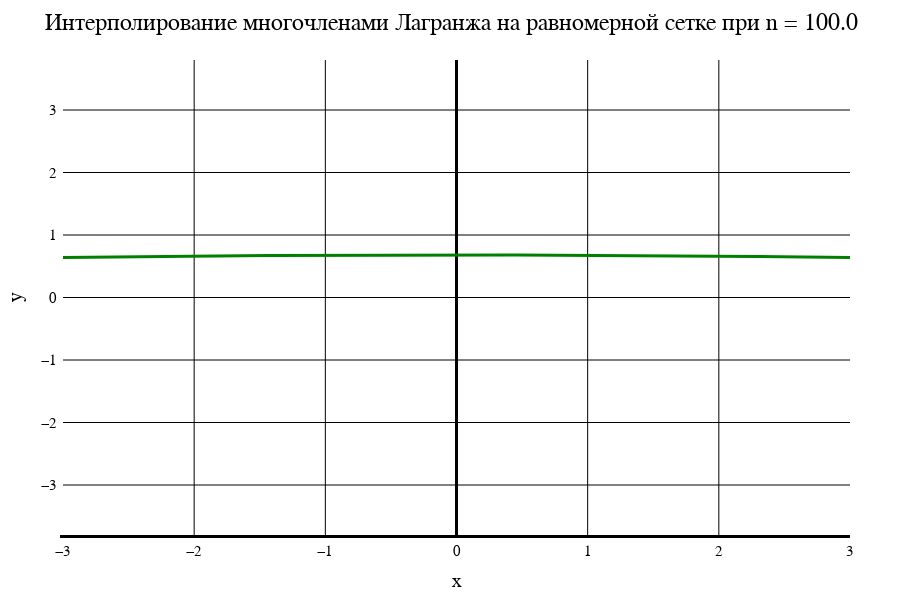

The code cell stored with this chart in its notebook:
### Markdown cell above
Лагранж. Равномерная сетка

### Code cell
data1[1]

### Figure 1 — Plotly figure (JSON) as saved in the notebook; plotly's stock layout.template omitted (floating-point values rounded to 4 significant figures; data arrays with more than 128 entries replaced by an {"elided": "..."} marker saying what was removed)
{"data": [{"line": {"color": "green", "width": 3}, "mode": "line", "type": "scatter", "x": {"elided": "201 float values"}, "y": {"elided": "201 float values"}}], "layout": {"coloraxis": {"outlinecolor": "black"}, "font": {"color": "black", "family": "Time New Roman"}, "height": 600, "margin": {"b": 50, "l": 50, "r": 50, "t": 60}, "paper_bgcolor": "white", "plot_bgcolor": "white", "title": {"autosize": false, "font": {"color": "black", "family": "Times New Roman", "size": 24}, "paper_bgcolor": "red", "text": "Интерполирование многочленами Лагранжа на равномерной сетке при n = 100.0"}, "width": 900, "xaxis": {"color": "black", "gridcolor": "black", "gridwidth": 1, "linecolor": "black", "linewidth": 3, "tickfont": {"size": 15}, "title": {"font": {"color": "black", "family": "Times New Roman", "size": 20}, "text": "x"}, "zeroline": true, "zerolinecolor": "black", "zerolinewidth": 3}, "yaxis": {"exponentformat": "power", "gridcolor": "black", "gridwidth": 1, "linewidth": 3, "range": [-3.8, 3.8], "tickfont": {"size": 15}, "title": {"font": {"color": "black", "family": "Times New Roman", "size": 20}, "text": "y"}, "zeroline": true, "zerolinecolor": "black", "zerolinewidth": 1}}}
